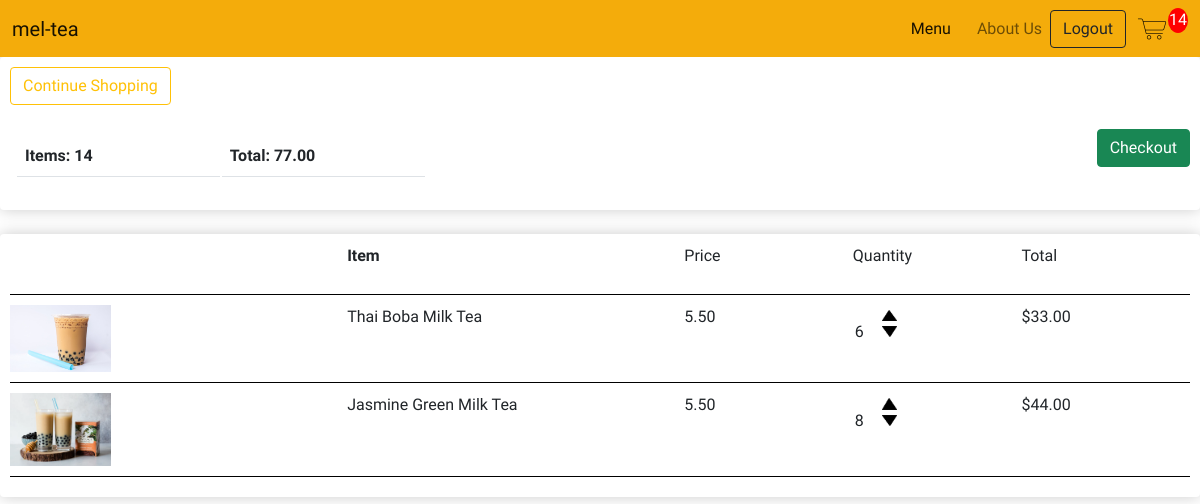
The app's page /cart/ (signed in) with its own data.
### store/models.py (models this page shows, shortened)
class CustomerOrder(models.Model):
    customer = models.ForeignKey(Customer, on_delete=models.SET_NULL, null=True, blank=True)
    date_ordered = models.DateTimeField(auto_now_add=True)
    completion = models.BooleanField(default=False)
    transaction_id = models.CharField(max_length=200, null=True)
    @property
    def cart_total(self):
        order_items = self.orderitem_set.all()
        total = sum([item.calc_total for item in order_items])
        return total
    @property
    def cart_quantity(self):
        order_items = self.orderitem_set.all()
        total = sum([item.quantity for item in order_items])
        return total

class OrderItem(models.Model):
    product = models.ForeignKey(BobaProduct, on_delete=models.SET_NULL, null=True)
    order = models.ForeignKey(CustomerOrder, on_delete=models.SET_NULL, null=True)
    quantity = models.IntegerField(default=0, null=True, blank=True)
    date_added = models.DateTimeField(auto_now_add=True)
    @property
    def calc_total(self):
        total = self.product.price * self.quantity
        return total

class BobaProduct(models.Model):
    WITH_BOBA = [
        ('YES', 'Boba'),
        ('NO', 'No Boba')
    ]
    name = models.CharField(max_length=200, null=True)
    price = models.DecimalField(max_digits=7, decimal_places=2)
    category = models.CharField(max_length=200, null=True, choices= WITH_BOBA)
    image = models.ImageField(upload_to='boba', default="{% static 'images/filler.jpg' %}", null=True, blank=True)
    date_created = models.DateTimeField(auto_now_add=True)
    @property #@property allow us to access as an attribute
    def image_url(self):
        try:
            url = self.image.url
        except:
            url = ''
        return url

### store/views.py (the view)
# urls.py: path('cart/', views.cart, name="cart"),
def cart(request):
    cart = cartData(request)
    cart_items = cart['cart_items']
    order = cart['order']
    items = cart['items']
    context = {"items": items, "order": order, 'cart_items':cart_items}
    return render(request, 'store/cart.html', context)

### store/utils.py (called while the page is built)
def cartData(request):
    if request.user.is_authenticated:
        customer = request.user.customer
        order, created = CustomerOrder.objects.get_or_create(customer=customer)
        items = order.orderitem_set.all()   # (USE ITEM FOR CHILDREN)
        cart_items = order.cart_quantity
    else:
        cookie = guestCookieCart(request)
        cart_items = cookie['cart_items']
        order = cookie['order']
        items = cookie['items']
    return {"items": items, "order": order, 'cart_items':cart_items}

### store/templates/store/cart.html
{% extends 'store/main.html' %}
{% load static %}
{% block content %}
<div class="row">
    <div class="col-lg-12">
        <div class="product-box">
            <a class="btn btn-outline-warning" href="{% url 'store' %}"> Continue Shopping</a>
            <br>
            <br>
            <table class="table">
                <tr>
                    <th>Items: <b>{{order.cart_quantity}}</b></th>
                    <th>Total: <b>{{order.cart_total|floatformat:2}}</b></th>
                </tr>
                <a class="btn btn-success checkout-btn" href="{% url 'checkout' %}">Checkout</a>
            </table>
        </div>
        <br>
        <div class="product-box">
            <div class="cart-row">
                <div class="cart-row-flex-2"></div>
                <div class="cart-row-flex-2">
                   <p><strong>Item</strong></p>
                </div>
                <div class="cart-row-flex-1">
                    <p>Price</p>
                </div>
                <div class="cart-row-flex-1">
                    <p>Quantity</p>
                </div>
                <div class="cart-row-flex-1">
                    <p>Total</p>
                </div>
            </div>
            {% for item in items %}
            <div class="cart-row">
                <div class="cart-row-flex-2"><img class="row-image" src="{{item.product.image_url}}"></div>
                <div class="cart-row-flex-2">
                    <p>{{item.product.name}}</p>
                </div>
                <div class="cart-row-flex-1">
                    <p>{{item.product.price|floatformat:2}}</p>
                </div>
                <div class="cart-row-flex-1">
                    <p class="quantity">{{item.quantity}}</p>
                    <div class="quantity">
                        <img data-product={{item.product.id}} data-action="add" class="quantity-change add-cart" src="{% static 'images/arrow-up.png' %}">
                        <img data-product={{item.product.id}} data-action="remove" class="quantity-change add-cart" src="{% static 'images/arrow-down.png' %}">
                    </div>
                </div>
                <div class="cart-row-flex-1">
                    <p>${{item.calc_total}}</p>
                </div>
            </div>
            {% endfor %}
        </div>
    </div>
</div>
{% endblock content %}

### static/css/main.css (style rules this page uses)
* { margin: 0; padding: 0; box-sizing: border-box; }
body { background-color: white; font-family: Comfortaa; }

### static/css/menu.css (style rules this page uses)
.product-box { border-radius: 4px; padding:10px; box-shadow:hsl(0, 0%, 80%) 0 0 16px; }
.quantity { display: inline-block; padding-right: 10px; margin: 0 2px; }
.quantity-change { width: 15px; cursor: pointer; transition: .1s; display: block; margin-top: 5px; }

### static/css/checkout.css (style rules this page uses)
.checkout-btn { vertical-align: bottom; float:right; }
.cart-row { display: flex; align-items: stretch; margin-bottom: 10px; padding-bottom: 10px; border-bottom: 1px solid black; }
.row-image { width: 30%; height: auto; }
.cart-row-flex-2 { flex: 2; }
.cart-row-flex-1 { flex: 1; }
.table { width:450px; display: inline-block; padding: 5px; border-collapse: separate; }
.table th { width: 25%; }

### records on screen
CustomerOrder: cart_quantity "14", cart_total "77.00"
OrderItem: product.image_url (picture), product.name "Thai Boba Milk Tea", product.price "5.50", quantity "6", calc_total "33.00"
OrderItem: product.image_url (picture), product.name "Jasmine Green Milk Tea", product.price "5.50", quantity "8", calc_total "44.00"

### other values on screen
{{ cart_items }} "14"
